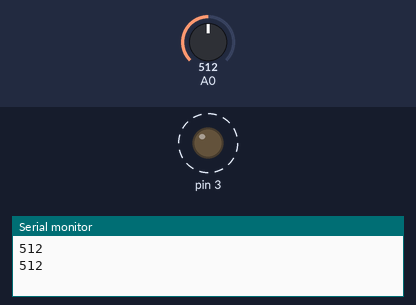
A sketch run on a simulated Arduino Uno, built with avr-gcc and run on an emulated ATmega328P. On the bench: output pins drawn as LEDs (lit = HIGH), the last lines printed to the serial monitor. Dashed ring = blinking. The test bench sets the inputs (shaded band); at power-on: A0 = 512.

Above: at 1.8 s.
1.9 s: A0 set to 306
At 2.2 s:
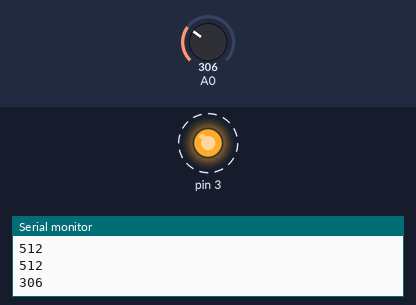
5.4 s: A0 set to 122
At 5.56 s:
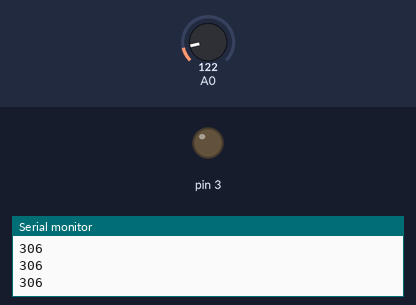
Timing chart, 0 to 14.9 s (numbered marks = the images above; inputs shaded):
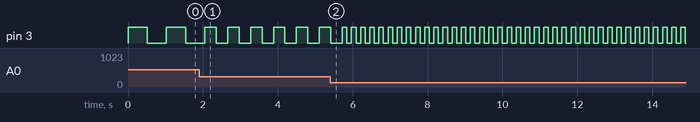

Measured:
- after the input at 1.9 s, pin 3: alternates HIGH for 0.31 s and LOW for 0.31 s, starting after 0.46 s
- by itself, pin 3: alternates HIGH for 0.51 s and LOW for 0.51 s

The sketch:

potentiometer.ino
```cpp
void setup()
{
  pinMode(3, OUTPUT);
  Serial.begin(9600);
}

void loop()
{
	int pot = analogRead(A0);
	Serial.println(pot);

	digitalWrite(3, 1);
	delay(pot);
	digitalWrite(3, 0);
	delay(pot);
}
```
